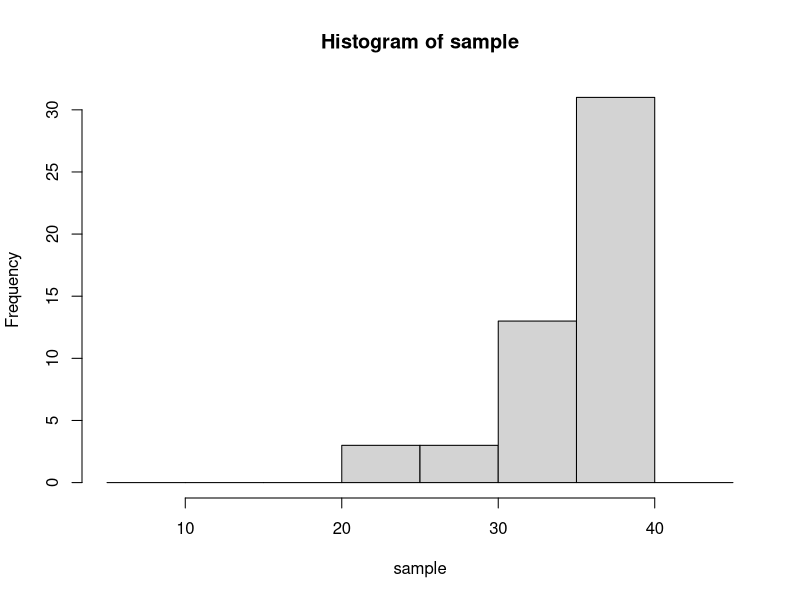

Source code (R):
mysamp <- function(n, m, s, lwr, upr, nnorm) {
  if(FALSE){
    '
    Function to generate specified number of samples from a normal distribution
    with mean m and variance s with an upper and lower limit. First generate 
    a number of samples without limit, and take a sub sample of that sample with 
    limits.
    
    n: number of samples to generate, between the specified limits
    m: mean of the normal distribution to be sampled from
    s: standard deviation of the normal distribution to be sampled from
    lwr: lower limit of the samples
    upr: upper limit of the samples
    nnorm: number of samples to generate from a normal distribution of mean m 
      and standard deviation s without any limits
    '
  }
  samp <- rnorm(nnorm, m, s)
  samp <- samp[samp >= lwr & samp <= upr]
  if (length(samp) >= n) {
    return(sample(samp, n))
  }  
  stop(simpleError("Not enough values to sample from. Try increasing nnorm."))
}

set.seed(42)
#Generate 50 random numbers from a normal distribution such that:
#The mean of the normal distribution is 50
#The variance is 100
#The lower limit is 20
#The upper limit is 40
#The 50 numbers taken from 1000 numbers without limit
sample <- mysamp(n=50, m=50, s=10, lwr=20, upr=40, nnorm=1000)
length(sample)
max(sample)
min(sample)
hist_breaks <- seq(from = 5, to = 45, by = 5) #Generate a list where each element is a break
hist(sample, breaks = hist_breaks) #Draw the histogram with custom breaks
